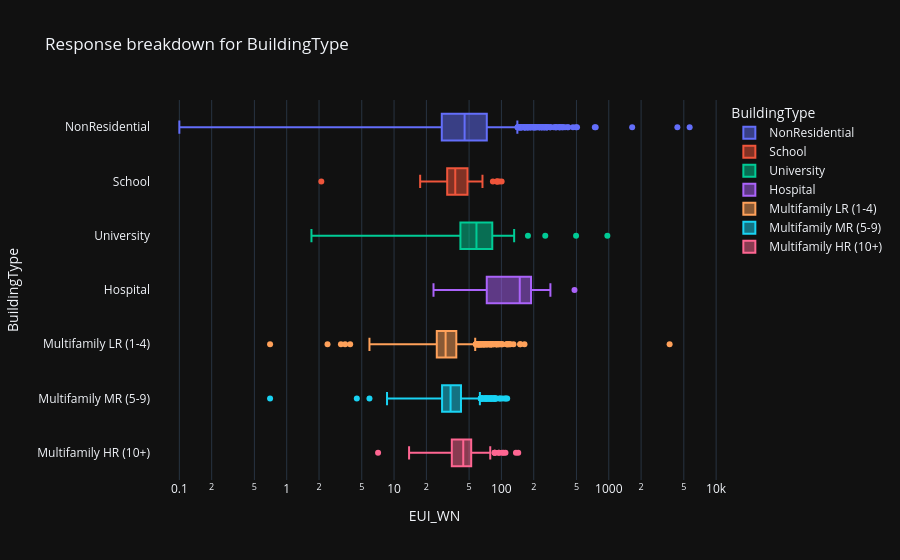
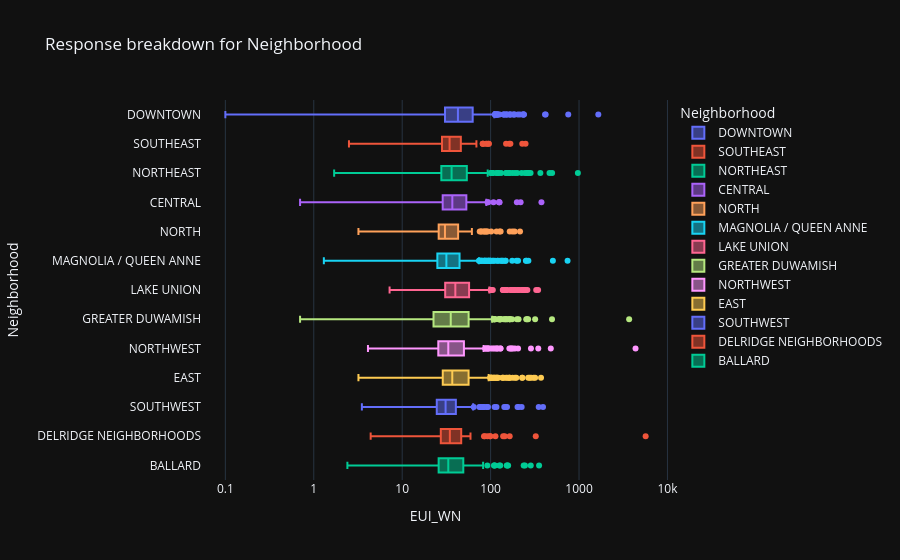
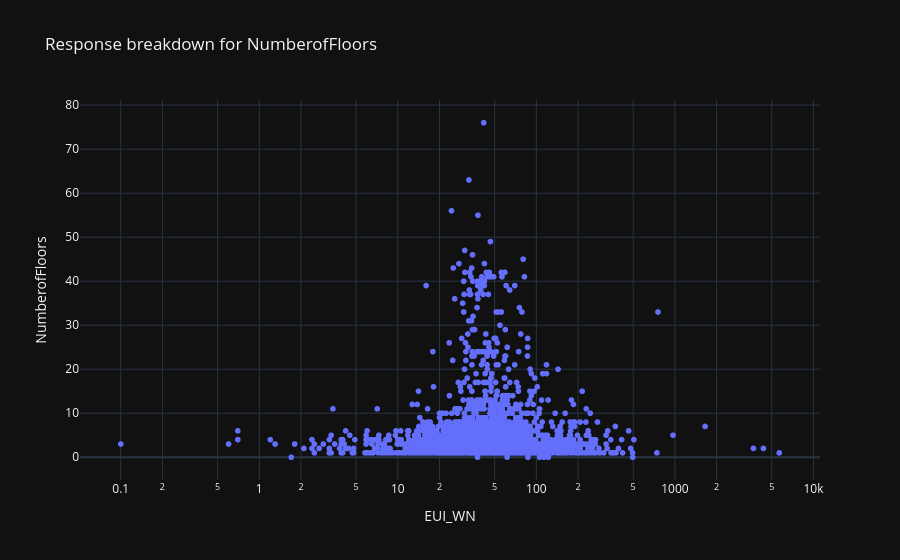
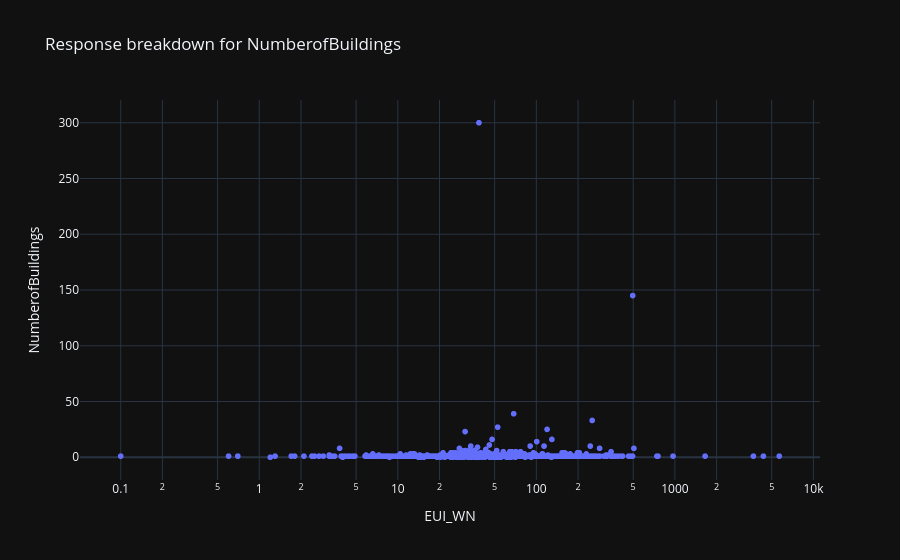

The cell these charts' notebook holds for them, in order:
### Code cell
boolean_columns = df.select(cs.boolean()).columns
categorical_columns = df.select(cs.string())
numerical_columns = df.select(cs.numeric()).columns
response = "EUI_WN"
columns = df.drop("ID", "BuildingName", response).columns
write = True
log_scale = True
for column in columns:

    if column in boolean_columns:
        fig = px.density_heatmap(
            df,
            x=response,
            y=column,
            text_auto=True,
            color_continuous_scale="Greys",
            title=f"Response breakdown for {column}"
        )

    elif column in categorical_columns:
        fig = px.box(
            df,
            y=column,
            x=response,
            color=column,
            log_x=log_scale,
            title=f"Response breakdown for {column}"
        )

    else:
        fig = px.scatter(
            df,
            x=response,
            y=column,
            log_x=log_scale,
            title=f"Response breakdown for {column}"
        )

    if write:
        fig.write_image(f"../../images/energy/{column}_vs_response.png")
    fig.show()

### Figure 1 — Plotly figure (JSON) as saved in the notebook; plotly's stock layout.template omitted (floating-point values rounded to 4 significant figures; data arrays with more than 128 entries replaced by an {"elided": "..."} marker saying what was removed)
{"data": [{"alignmentgroup": "True", "hovertemplate": "BuildingType=%{y}<br>EUI_WN=%{x}<extra></extra>", "legendgroup": "NonResidential", "marker": {"color": "#636efa"}, "name": "NonResidential", "notched": false, "offsetgroup": "NonResidential", "orientation": "h", "showlegend": true, "x": {"elided": "1323 float values"}, "x0": " ", "xaxis": "x", "y": {"elided": "1323 str values"}, "y0": " ", "yaxis": "y", "type": "box"}, {"alignmentgroup": "True", "hovertemplate": "BuildingType=%{y}<br>EUI_WN=%{x}<extra></extra>", "legendgroup": "School", "marker": {"color": "#EF553B"}, "name": "School", "notched": false, "offsetgroup": "School", "orientation": "h", "showlegend": true, "x": {"elided": "140 float values"}, "x0": " ", "xaxis": "x", "y": {"elided": "140 str values"}, "y0": " ", "yaxis": "y", "type": "box"}, {"alignmentgroup": "True", "hovertemplate": "BuildingType=%{y}<br>EUI_WN=%{x}<extra></extra>", "legendgroup": "University", "marker": {"color": "#00cc96"}, "name": "University", "notched": false, "offsetgroup": "University", "orientation": "h", "showlegend": true, "x": [70.3, 63.7, 64.3, 52.6, 76.0, 45.5, 45.8, 969.8, 176.6, 256.1, 18.3, 22.3, 35.7, 67.5, 68.6, 94.1, 100.6, 76.5, 59.4, 52.9, 43.9, 42.9, 41.5, 131.4, 45.4, 496.0, 34.5, 32.5, 57.7, 82.2, 33.2, 26.9, 1.7, 105.5], "x0": " ", "xaxis": "x", "y": ["University", "University", "University", "University", "University", "University", "University", "University", "University", "University", "University", "University", "University", "University", "University", "University", "University", "University", "University", "University", "University", "University", "University", "University", "University", "University", "University", "University", "University", "University", "University", "University", "University", "University"], "y0": " ", "yaxis": "y", "type": "box"}, {"alignmentgroup": "True", "hovertemplate": "BuildingType=%{y}<br>EUI_WN=%{x}<extra></extra>", "legendgroup": "Hospital", "marker": {"color": "#ab63fa"}, "name": "Hospital", "notched": false, "offsetgroup": "Hospital", "orientation": "h", "showlegend": true, "x": [142.7, 55.3, 99.5, 244.9, 198.0, 229.3, 149.3, 53.9, 94.9, 153.6, 69.4, 73.0, 229.3, 176.0, 150.6, 123.1, 177.9, 168.7, 111.1, 147.1, 30.3, 238.0, 68.8, 74.8, 164.4, 164.4, 136.6, 144.2, 70.2, 52.4, 70.4, 285.9, 160.3, 52.1, 43.0, 116.7, 23.3, 218.4, 276.1, 479.2, 188.7, 188.8, 161.3, 207.0, 227.9, 105.9], "x0": " ", "xaxis": "x", "y": ["Hospital", "Hospital", "Hospital", "Hospital", "Hospital", "Hospital", "Hospital", "Hospital", "Hospital", "Hospital", "Hospital", "Hospital", "Hospital", "Hospital", "Hospital", "Hospital", "Hospital", "Hospital", "Hospital", "Hospital", "Hospital", "Hospital", "Hospital", "Hospital", "Hospital", "Hospital", "Hospital", "Hospital", "Hospital", "Hospital", "Hospital", "Hospital", "Hospital", "Hospital", "Hospital", "Hospital", "Hospital", "Hospital", "Hospital", "Hospital", "Hospital", "Hospital", "Hospital", "Hospital", "Hospital", "Hospital"], "y0": " ", "yaxis": "y", "type": "box"}, {"alignmentgroup": "True", "hovertemplate": "BuildingType=%{y}<br>EUI_WN=%{x}<extra></extra>", "legendgroup": "Multifamily LR (1-4)", "marker": {"color": "#FFA15A"}, "name": "Multifamily LR (1-4)", "notched": false, "offsetgroup": "Multifamily LR (1-4)", "orientation": "h", "showlegend": true, "x": {"elided": "1006 float values"}, "x0": " ", "xaxis": "x", "y": {"elided": "1006 str values"}, "y0": " ", "yaxis": "y", "type": "box"}, {"alignmentgroup": "True", "hovertemplate": "BuildingType=%{y}<br>EUI_WN=%{x}<extra></extra>", "legendgroup": "Multifamily MR (5-9)", "marker": {"color": "#19d3f3"}, "name": "Multifamily MR (5-9)", "notched": false, "offsetgroup": "Multifamily MR (5-9)", "orientation": "h", "showlegend": true, "x": {"elided": "782 float values"}, "x0": " ", "xaxis": "x", "y": {"elided": "782 str values"}, "y0": " ", "yaxis": "y", "type": "box"}, {"alignmentgroup": "True", "hovertemplate": "BuildingType=%{y}<br>EUI_WN=%{x}<extra></extra>", "legendgroup": "Multifamily HR (10+)", "marker": {"color": "#FF6692"}, "name": "Multifamily HR (10+)", "notched": false, "offsetgroup": "Multifamily HR (10+)", "orientation": "h", "showlegend": true, "x": {"elided": "142 float values"}, "x0": " ", "xaxis": "x", "y": {"elided": "142 str values"}, "y0": " ", "yaxis": "y", "type": "box"}], "layout": {"xaxis": {"anchor": "y", "domain": [0.0, 1.0], "title": {"text": "EUI_WN"}, "type": "log"}, "yaxis": {"anchor": "x", "domain": [0.0, 1.0], "title": {"text": "BuildingType"}, "categoryorder": "array", "categoryarray": ["Multifamily HR (10+)", "Multifamily MR (5-9)", "Multifamily LR (1-4)", "Hospital", "University", "School", "NonResidential"]}, "legend": {"title": {"text": "BuildingType"}, "tracegroupgap": 0}, "title": {"text": "Response breakdown for BuildingType"}, "boxmode": "overlay"}}

### Figure 2 — Plotly figure (JSON) as saved in the notebook; plotly's stock layout.template omitted (floating-point values rounded to 4 significant figures; data arrays with more than 128 entries replaced by an {"elided": "..."} marker saying what was removed)
{"data": [{"alignmentgroup": "True", "hovertemplate": "Neighborhood=%{y}<br>EUI_WN=%{x}<extra></extra>", "legendgroup": "DOWNTOWN", "marker": {"color": "#636efa"}, "name": "DOWNTOWN", "notched": false, "offsetgroup": "DOWNTOWN", "orientation": "h", "showlegend": true, "x": {"elided": "578 float values"}, "x0": " ", "xaxis": "x", "y": {"elided": "578 str values"}, "y0": " ", "yaxis": "y", "type": "box"}, {"alignmentgroup": "True", "hovertemplate": "Neighborhood=%{y}<br>EUI_WN=%{x}<extra></extra>", "legendgroup": "SOUTHEAST", "marker": {"color": "#EF553B"}, "name": "SOUTHEAST", "notched": false, "offsetgroup": "SOUTHEAST", "orientation": "h", "showlegend": true, "x": [29.3, 58.1, 33.7, 28.4, 26.4, 42.9, 51.5, 35.5, 27.1, 227.9, 162.5, 8.7, 46.5, 28.3, 39.6, 41.8, 36.1, 36.6, 26.0, 32.0, 53.2, 53.3, 39.0, 82.7, 15.6, 44.4, 48.2, 95.5, 167.4, 35.4, 31.8, 27.9, 45.1, 28.1, 36.8, 30.2, 26.8, 26.2, 36.7, 69.1, 34.0, 38.9, 39.3, 45.9, 61.7, 2.5, 26.0, 36.0, 40.3, 43.1, 34.4, 48.0, 31.5, 65.4, 29.0, 55.0, 31.4, 91.0, 32.8, 26.2, 24.0, 43.5, 149.5, 94.6, 40.1, 34.1, 19.0, 39.6, 28.4, 34.7, 81.3, 28.3, 27.5, 24.0, 33.7, 40.0, 3.8, 31.9, 32.9, 248.4, 32.9, 6.9, 27.5, 81.6, 30.8, 34.1, 33.9, 60.5, 88.6, 22.9, 26.8, 24.0, 28.0, 34.3, 5.9, 37.9, 52.6, 46.2, 34.0, 38.2, 27.5, 29.2, 23.5, 33.9], "x0": " ", "xaxis": "x", "y": ["SOUTHEAST", "SOUTHEAST", "SOUTHEAST", "SOUTHEAST", "SOUTHEAST", "SOUTHEAST", "SOUTHEAST", "SOUTHEAST", "SOUTHEAST", "SOUTHEAST", "SOUTHEAST", "SOUTHEAST", "SOUTHEAST", "SOUTHEAST", "SOUTHEAST", "SOUTHEAST", "SOUTHEAST", "SOUTHEAST", "SOUTHEAST", "SOUTHEAST", "SOUTHEAST", "SOUTHEAST", "SOUTHEAST", "SOUTHEAST", "SOUTHEAST", "SOUTHEAST", "SOUTHEAST", "SOUTHEAST", "SOUTHEAST", "SOUTHEAST", "SOUTHEAST", "SOUTHEAST", "SOUTHEAST", "SOUTHEAST", "SOUTHEAST", "SOUTHEAST", "SOUTHEAST", "SOUTHEAST", "SOUTHEAST", "SOUTHEAST", "SOUTHEAST", "SOUTHEAST", "SOUTHEAST", "SOUTHEAST", "SOUTHEAST", "SOUTHEAST", "SOUTHEAST", "SOUTHEAST", "SOUTHEAST", "SOUTHEAST", "SOUTHEAST", "SOUTHEAST", "SOUTHEAST", "SOUTHEAST", "SOUTHEAST", "SOUTHEAST", "SOUTHEAST", "SOUTHEAST", "SOUTHEAST", "SOUTHEAST", "SOUTHEAST", "SOUTHEAST", "SOUTHEAST", "SOUTHEAST", "SOUTHEAST", "SOUTHEAST", "SOUTHEAST", "SOUTHEAST", "SOUTHEAST", "SOUTHEAST", "SOUTHEAST", "SOUTHEAST", "SOUTHEAST", "SOUTHEAST", "SOUTHEAST", "SOUTHEAST", "SOUTHEAST", "SOUTHEAST", "SOUTHEAST", "SOUTHEAST", "SOUTHEAST", "SOUTHEAST", "SOUTHEAST", "SOUTHEAST", "SOUTHEAST", "SOUTHEAST", "SOUTHEAST", "SOUTHEAST", "SOUTHEAST", "SOUTHEAST", "SOUTHEAST", "SOUTHEAST", "SOUTHEAST", "SOUTHEAST", "SOUTHEAST", "SOUTHEAST", "SOUTHEAST", "SOUTHEAST", "SOUTHEAST", "SOUTHEAST", "SOUTHEAST", "SOUTHEAST", "SOUTHEAST", "SOUTHEAST"], "y0": " ", "yaxis": "y", "type": "box"}, {"alignmentgroup": "True", "hovertemplate": "Neighborhood=%{y}<br>EUI_WN=%{x}<extra></extra>", "legendgroup": "NORTHEAST", "marker": {"color": "#00cc96"}, "name": "NORTHEAST", "notched": false, "offsetgroup": "NORTHEAST", "orientation": "h", "showlegend": true, "x": {"elided": "298 float values"}, "x0": " ", "xaxis": "x", "y": {"elided": "298 str values"}, "y0": " ", "yaxis": "y", "type": "box"}, {"alignmentgroup": "True", "hovertemplate": "Neighborhood=%{y}<br>EUI_WN=%{x}<extra></extra>", "legendgroup": "CENTRAL", "marker": {"color": "#ab63fa"}, "name": "CENTRAL", "notched": false, "offsetgroup": "CENTRAL", "orientation": "h", "showlegend": true, "x": {"elided": "144 float values"}, "x0": " ", "xaxis": "x", "y": {"elided": "144 str values"}, "y0": " ", "yaxis": "y", "type": "box"}, {"alignmentgroup": "True", "hovertemplate": "Neighborhood=%{y}<br>EUI_WN=%{x}<extra></extra>", "legendgroup": "NORTH", "marker": {"color": "#FFA15A"}, "name": "NORTH", "notched": false, "offsetgroup": "NORTH", "orientation": "h", "showlegend": true, "x": {"elided": "140 float values"}, "x0": " ", "xaxis": "x", "y": {"elided": "140 str values"}, "y0": " ", "yaxis": "y", "type": "box"}, {"alignmentgroup": "True", "hovertemplate": "Neighborhood=%{y}<br>EUI_WN=%{x}<extra></extra>", "legendgroup": "MAGNOLIA / QUEEN ANNE", "marker": {"color": "#19d3f3"}, "name": "MAGNOLIA / QUEEN ANNE", "notched": false, "offsetgroup": "MAGNOLIA / QUEEN ANNE", "orientation": "h", "showlegend": true, "x": {"elided": "429 float values"}, "x0": " ", "xaxis": "x", "y": {"elided": "429 str values"}, "y0": " ", "yaxis": "y", "type": "box"}, {"alignmentgroup": "True", "hovertemplate": "Neighborhood=%{y}<br>EUI_WN=%{x}<extra></extra>", "legendgroup": "LAKE UNION", "marker": {"color": "#FF6692"}, "name": "LAKE UNION", "notched": false, "offsetgroup": "LAKE UNION", "orientation": "h", "showlegend": true, "x": {"elided": "299 float values"}, "x0": " ", "xaxis": "x", "y": {"elided": "299 str values"}, "y0": " ", "yaxis": "y", "type": "box"}, {"alignmentgroup": "True", "hovertemplate": "Neighborhood=%{y}<br>EUI_WN=%{x}<extra></extra>", "legendgroup": "GREATER DUWAMISH", "marker": {"color": "#B6E880"}, "name": "GREATER DUWAMISH", "notched": false, "offsetgroup": "GREATER DUWAMISH", "orientation": "h", "showlegend": true, "x": {"elided": "354 float values"}, "x0": " ", "xaxis": "x", "y": {"elided": "354 str values"}, "y0": " ", "yaxis": "y", "type": "box"}, {"alignmentgroup": "True", "hovertemplate": "Neighborhood=%{y}<br>EUI_WN=%{x}<extra></extra>", "legendgroup": "NORTHWEST", "marker": {"color": "#FF97FF"}, "name": "NORTHWEST", "notched": false, "offsetgroup": "NORTHWEST", "orientation": "h", "showlegend": true, "x": {"elided": "261 float values"}, "x0": " ", "xaxis": "x", "y": {"elided": "261 str values"}, "y0": " ", "yaxis": "y", "type": "box"}, {"alignmentgroup": "True", "hovertemplate": "Neighborhood=%{y}<br>EUI_WN=%{x}<extra></extra>", "legendgroup": "EAST", "marker": {"color": "#FECB52"}, "name": "EAST", "notched": false, "offsetgroup": "EAST", "orientation": "h", "showlegend": true, "x": {"elided": "472 float values"}, "x0": " ", "xaxis": "x", "y": {"elided": "472 str values"}, "y0": " ", "yaxis": "y", "type": "box"}, {"alignmentgroup": "True", "hovertemplate": "Neighborhood=%{y}<br>EUI_WN=%{x}<extra></extra>", "legendgroup": "SOUTHWEST", "marker": {"color": "#636efa"}, "name": "SOUTHWEST", "notched": false, "offsetgroup": "SOUTHWEST", "orientation": "h", "showlegend": true, "x": {"elided": "172 float values"}, "x0": " ", "xaxis": "x", "y": {"elided": "172 str values"}, "y0": " ", "yaxis": "y", "type": "box"}, {"alignmentgroup": "True", "hovertemplate": "Neighborhood=%{y}<br>EUI_WN=%{x}<extra></extra>", "legendgroup": "DELRIDGE NEIGHBORHOODS", "marker": {"color": "#EF553B"}, "name": "DELRIDGE NEIGHBORHOODS", "notched": false, "offsetgroup": "DELRIDGE NEIGHBORHOODS", "orientation": "h", "showlegend": true, "x": [29.0, 37.2, 52.6, 50.2, 25.3, 144.4, 29.5, 43.2, 36.1, 41.4, 35.7, 59.2, 33.9, 21.2, 14.6, 42.3, 51.7, 138.6, 85.9, 34.6, 17.5, 113.4, 47.1, 27.1, 24.4, 44.4, 35.9, 48.4, 98.2, 32.0, 33.4, 8.4, 99.4, 5666.0, 34.4, 324.0, 39.4, 53.9, 47.7, 30.2, 34.7, 27.0, 28.9, 17.6, 40.6, 32.1, 25.6, 57.4, 27.4, 37.1, 33.3, 23.3, 84.1, 4.4, 41.8, 16.4, 41.5, 33.9, 164.3, 39.6, 33.4, 23.8, 34.8, 32.8, 26.1, 28.6, 35.7, 27.6, 20.6, 23.2, 36.7, 36.7, 92.1, 21.8, 28.8, 33.2, 24.4, 33.8, 46.3, 18.2, 28.3], "x0": " ", "xaxis": "x", "y": ["DELRIDGE NEIGHBORHOODS", "DELRIDGE NEIGHBORHOODS", "DELRIDGE NEIGHBORHOODS", "DELRIDGE NEIGHBORHOODS", "DELRIDGE NEIGHBORHOODS", "DELRIDGE NEIGHBORHOODS", "DELRIDGE NEIGHBORHOODS", "DELRIDGE NEIGHBORHOODS", "DELRIDGE NEIGHBORHOODS", "DELRIDGE NEIGHBORHOODS", "DELRIDGE NEIGHBORHOODS", "DELRIDGE NEIGHBORHOODS", "DELRIDGE NEIGHBORHOODS", "DELRIDGE NEIGHBORHOODS", "DELRIDGE NEIGHBORHOODS", "DELRIDGE NEIGHBORHOODS", "DELRIDGE NEIGHBORHOODS", "DELRIDGE NEIGHBORHOODS", "DELRIDGE NEIGHBORHOODS", "DELRIDGE NEIGHBORHOODS", "DELRIDGE NEIGHBORHOODS", "DELRIDGE NEIGHBORHOODS", "DELRIDGE NEIGHBORHOODS", "DELRIDGE NEIGHBORHOODS", "DELRIDGE NEIGHBORHOODS", "DELRIDGE NEIGHBORHOODS", "DELRIDGE NEIGHBORHOODS", "DELRIDGE NEIGHBORHOODS", "DELRIDGE NEIGHBORHOODS", "DELRIDGE NEIGHBORHOODS", "DELRIDGE NEIGHBORHOODS", "DELRIDGE NEIGHBORHOODS", "DELRIDGE NEIGHBORHOODS", "DELRIDGE NEIGHBORHOODS", "DELRIDGE NEIGHBORHOODS", "DELRIDGE NEIGHBORHOODS", "DELRIDGE NEIGHBORHOODS", "DELRIDGE NEIGHBORHOODS", "DELRIDGE NEIGHBORHOODS", "DELRIDGE NEIGHBORHOODS", "DELRIDGE NEIGHBORHOODS", "DELRIDGE NEIGHBORHOODS", "DELRIDGE NEIGHBORHOODS", "DELRIDGE NEIGHBORHOODS", "DELRIDGE NEIGHBORHOODS", "DELRIDGE NEIGHBORHOODS", "DELRIDGE NEIGHBORHOODS", "DELRIDGE NEIGHBORHOODS", "DELRIDGE NEIGHBORHOODS", "DELRIDGE NEIGHBORHOODS", "DELRIDGE NEIGHBORHOODS", "DELRIDGE NEIGHBORHOODS", "DELRIDGE NEIGHBORHOODS", "DELRIDGE NEIGHBORHOODS", "DELRIDGE NEIGHBORHOODS", "DELRIDGE NEIGHBORHOODS", "DELRIDGE NEIGHBORHOODS", "DELRIDGE NEIGHBORHOODS", "DELRIDGE NEIGHBORHOODS", "DELRIDGE NEIGHBORHOODS", "DELRIDGE NEIGHBORHOODS", "DELRIDGE NEIGHBORHOODS", "DELRIDGE NEIGHBORHOODS", "DELRIDGE NEIGHBORHOODS", "DELRIDGE NEIGHBORHOODS", "DELRIDGE NEIGHBORHOODS", "DELRIDGE NEIGHBORHOODS", "DELRIDGE NEIGHBORHOODS", "DELRIDGE NEIGHBORHOODS", "DELRIDGE NEIGHBORHOODS", "DELRIDGE NEIGHBORHOODS", "DELRIDGE NEIGHBORHOODS", "DELRIDGE NEIGHBORHOODS", "DELRIDGE NEIGHBORHOODS", "DELRIDGE NEIGHBORHOODS", "DELRIDGE NEIGHBORHOODS", "DELRIDGE NEIGHBORHOODS", "DELRIDGE NEIGHBORHOODS", "DELRIDGE NEIGHBORHOODS", "DELRIDGE NEIGHBORHOODS", "DELRIDGE NEIGHBORHOODS"], "y0": " ", "yaxis": "y", "type": "box"}, {"alignmentgroup": "True", "hovertemplate": "Neighborhood=%{y}<br>EUI_WN=%{x}<extra></extra>", "legendgroup": "BALLARD", "marker": {"color": "#00cc96"}, "name": "BALLARD", "notched": false, "offsetgroup": "BALLARD", "orientation": "h", "showlegend": true, "x": {"elided": "141 float values"}, "x0": " ", "xaxis": "x", "y": {"elided": "141 str values"}, "y0": " ", "yaxis": "y", "type": "box"}], "layout": {"xaxis": {"anchor": "y", "domain": [0.0, 1.0], "title": {"text": "EUI_WN"}, "type": "log"}, "yaxis": {"anchor": "x", "domain": [0.0, 1.0], "title": {"text": "Neighborhood"}, "categoryorder": "array", "categoryarray": ["BALLARD", "DELRIDGE NEIGHBORHOODS", "SOUTHWEST", "EAST", "NORTHWEST", "GREATER DUWAMISH", "LAKE UNION", "MAGNOLIA / QUEEN ANNE", "NORTH", "CENTRAL", "NORTHEAST", "SOUTHEAST", "DOWNTOWN"]}, "legend": {"title": {"text": "Neighborhood"}, "tracegroupgap": 0}, "title": {"text": "Response breakdown for Neighborhood"}, "boxmode": "overlay"}}

### Figure 3 — Plotly figure (JSON) as saved in the notebook; plotly's stock layout.template omitted (floating-point values rounded to 4 significant figures; data arrays with more than 128 entries replaced by an {"elided": "..."} marker saying what was removed)
{"data": [{"hovertemplate": "EUI_WN=%{x}<br>NumberofFloors=%{y}<extra></extra>", "legendgroup": "", "marker": {"color": "#636efa", "symbol": "circle"}, "mode": "markers", "name": "", "showlegend": false, "x": {"elided": "3473 float values"}, "xaxis": "x", "y": {"elided": "3473 int values"}, "yaxis": "y", "type": "scattergl"}], "layout": {"xaxis": {"anchor": "y", "domain": [0.0, 1.0], "title": {"text": "EUI_WN"}, "type": "log"}, "yaxis": {"anchor": "x", "domain": [0.0, 1.0], "title": {"text": "NumberofFloors"}}, "legend": {"tracegroupgap": 0}, "title": {"text": "Response breakdown for NumberofFloors"}}}

### Figure 4 — Plotly figure (JSON) as saved in the notebook; plotly's stock layout.template omitted (floating-point values rounded to 4 significant figures; data arrays with more than 128 entries replaced by an {"elided": "..."} marker saying what was removed)
{"data": [{"hovertemplate": "EUI_WN=%{x}<br>NumberofBuildings=%{y}<extra></extra>", "legendgroup": "", "marker": {"color": "#636efa", "symbol": "circle"}, "mode": "markers", "name": "", "showlegend": false, "x": {"elided": "3473 float values"}, "xaxis": "x", "y": {"elided": "3473 int values"}, "yaxis": "y", "type": "scattergl"}], "layout": {"xaxis": {"anchor": "y", "domain": [0.0, 1.0], "title": {"text": "EUI_WN"}, "type": "log"}, "yaxis": {"anchor": "x", "domain": [0.0, 1.0], "title": {"text": "NumberofBuildings"}}, "legend": {"tracegroupgap": 0}, "title": {"text": "Response breakdown for NumberofBuildings"}}}
